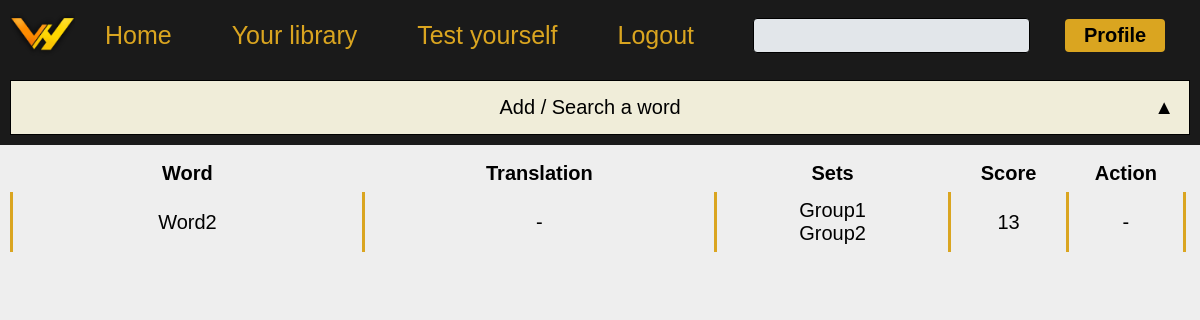
/words/list/ (signed in), run on the app's committed database.
### words/models.py (models this page shows, shortened)
class Word(models.Model):
    user = models.ForeignKey(to=CustomUser, related_name="words", related_query_name='words', on_delete=models.CASCADE)
    word1 = models.CharField(max_length=50)
    word2 = models.CharField(max_length=50)
    id = models.UUIDField(default=uuid.uuid4, db_index=True, unique=True, editable=False, primary_key=True)
    score = models.IntegerField(default=0)
    created_date = models.DateTimeField(auto_now_add=True)

class GroupOfWords(models.Model):
    id = models.UUIDField(default=uuid.uuid4, db_index=True, unique=True, editable=False, primary_key=True)
    name = models.CharField(max_length=50)
    description = models.CharField(max_length=200, null=True, blank=True)
    words = models.ManyToManyField(to=Word, related_name='groups', related_query_name='groups', null=True, blank=True)
    user = models.ForeignKey(to=CustomUser, related_name="groups_of_words", on_delete=models.CASCADE, null=False,
                             editable=False)
    def __str__(self):
        return f"{self.name}"

### words/views/words_views.py (the view)
# urls.py: path('list/', words_views.WordsListView.as_view(), name="list"),
class WordsListView(LoginRequiredMixin, ListView):
    context_object_name = "words"
    model = Word
    template_name = "words/list.html"
    def get_queryset(self):
        qs = self.request.user.words.all()
        if self.request.GET.getlist('groups'):
            for group in self.request.GET.getlist('groups'):
                qs = qs.filter(groups__id=group)
        if self.request.GET.get('search'):
            qs = qs.filter(
                Q(word1__icontains=self.request.GET.get('search')) | Q(
                    word2__icontains=self.request.GET.get('search'))).all()
        return qs.order_by('-created_date')
    def get_context_data(self, **kwargs):
        context = super().get_context_data(**kwargs)
        context['groups_for_create'] = self.request.user.groups_of_words.exclude(
            id=self.request.user.general_group.id).all()
        context['search'] = self.request.GET.get('search', default='')
        context['form'] = WordCUForm(request=self.request)
        context['word1_form'] = self.request.GET.get('word1_form', default='')
        context['word2_form'] = self.request.GET.get('word2_form', default='')
        context["filter"] = WordFilter(self.request.GET,
                                       queryset=self.get_queryset(),
                                       request=self.request)
        context['chosen_groups'] = self.request.GET.getlist('groups', default='')
        return context
    def get_template_names(self):
        super().get_template_names()
        if not self.request.user.words.all():
            return ["words/no_words.html"]
        else:
            return ["words/list.html"]

### words/templates/words/list.html (shortened to what this page needs)
{% extends 'base.html' %}
{% load static %}
{% block head %}
    <link rel="stylesheet" type="text/css" href="{% static 'words/css/words-list.css' %}">
{% endblock head %}
{% block content %}
    {% include 'words/wl-accordion.html' %}
    <table id="wl-table" class="wl-table">
        <thead>
        <tr>
            <th>Word </th>
            <th>Translation </th>
            <th>Sets</th>
            <th class="no_view">Score </th>
            <th>Action</th>
        </tr>
        </thead>
        <tbody>
        {% for word in words %}
            <tr id="tr-{{ word.id }}">
                <td id="wl-table-td-data">
                    {{ word.word1 }}
                </td>
                <td id="wl-table-td-data">{{ word.word2 }}</td>
                <td id="wl-table-td-data">
                    <ul style="text-align: center; list-style: none;">
                        {% for group in word.groups.all %}
                            {% if group.name != 'General' %}
                                <li>{{ group }}</li>
                            {% endif %}
                        {% endfor %}
                    </ul>
                </td>
                <td class="no_view" id="wl-table-td-data">{{ word.score }}</td>
                <td class="wl-table-action" id="wl-table-action-column">
                    <a id="btn-wl-table-action-column-edit" class="table-edit"
                       style="text-decoration: none; color: black"
                       href="{% url 'words:update' uuid=word.id %}">-</a>
                </td>
            </tr>
        {% endfor %}
        </tbody>
    </table>
{% endblock content %}

### static/css/bases.css (style rules this page uses)
* { font-family: Arial, Helvetica, sans-serif; box-sizing: border-box; margin: 0; padding: 0; font-size: 20px; transition: color 0.7s, background-color 0.7s; }
body { background-color: #EEEEEE; }
a { color: cornflowerblue; }

### words/static/words/css/words-list.css (style rules this page uses)
.wl-table { font-size: 10px; text-align: center; width: 98%; margin: 10px 10px; }
.wl-table { border-collapse: collapse; }
.wl-table tr { border: none; }
.wl-table td { border-right: goldenrod solid; border-left: goldenrod solid; }
.wl-table td:not(#wl-table-action-column), .wl-table th { padding: 7px 0; }
.wl-table td { word-break: break-word; }
.wl-table td:nth-child(1) { width: 30%; }
.wl-table td:nth-child(2) { width: 30%; }
.wl-table td:nth-child(3) { width: 20%; }
.wl-table td:nth-child(4) { width: auto; }
.wl-table td:nth-child(5) { width: 10%; }
.wl-table tr { transition: background-color 0s; cursor: pointer; }
thead th { background-repeat: no-repeat; background-position: 95% 50%; background-size: 20px; background-image: url(https://www.shareicon.net/data/512x512/2015/11/07/668285_arrows_512x512.png); }

### data on the page
Word: word1 "Word2", word2 "-", score "13"
GroupOfWords: name "Group1"
GroupOfWords: name "Group2"
